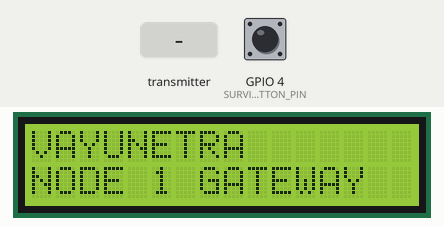
Recording of a sketch running on a simulated ESP32. Shown: 16×2 character LCD. The inputs (shaded band) are chosen by the test bench; at power-on: GPIO 4 (SURVIVOR_BUTTON_PIN) HIGH. What the sketch prints to the serial monitor is not drawn.

Above: at 1.1 s.
At 4.3 s:
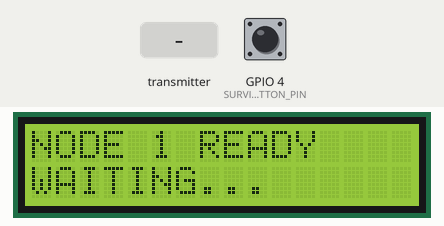
4.4 s: GPIO 4 (SURVIVOR_BUTTON_PIN) pulled LOW for 0.15 s
At 5.5 s:
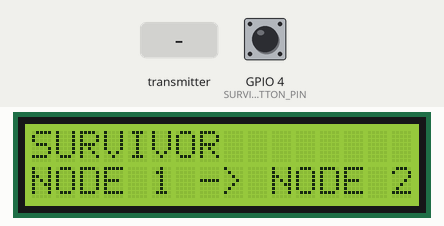
6.0 s: the transmitter starts sending source = 0
At 7.2 s:
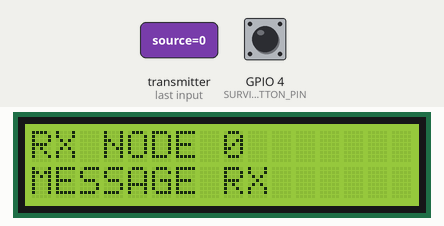
7.5 s: the transmitter starts sending source = 64
At 8.3 s:
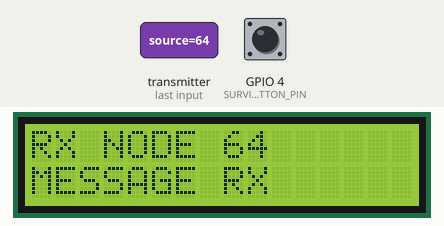
9.0 s: GPIO 4 (SURVIVOR_BUTTON_PIN) pulled LOW for 1 s
Timing chart, 0 to 12.0 s (numbered marks = the images above; inputs shaded):
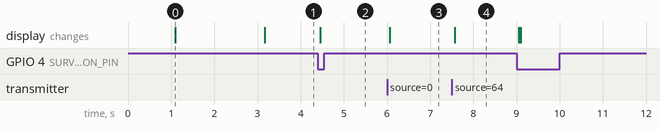

Measured:
- after the input at 4.4 s, the display: changes after 0.05 s (image 2)
- after the input at 6.0 s, the display: changes after 0.07 s (image 3)
- after the input at 7.5 s, the display: changes after 0.07 s (image 4)
- what the display in image 0 shows lasts 2.1 s, from 1.1 s to 3.2 s

The sketch:

Node1.ino.ino
```cpp
#include <WiFi.h>
#include <esp_now.h>
#include <Wire.h>
#include <LiquidCrystal_I2C.h>

// =====================================================
// VAYUNETRA NODE 1
// =====================================================

#define NODE_ID 1
#define SURVIVOR_BUTTON_PIN 4

// =====================================================
// LCD CONFIGURATION
// =====================================================

#define LCD_SDA 21
#define LCD_SCL 22

LiquidCrystal_I2C lcd(0x27, 16, 2);

// =====================================================
// VERIFIED MAC ADDRESSES
// =====================================================

uint8_t NODE1_MAC[] = {
  0xEC, 0x64, 0xC9, 0x6D, 0x7B, 0x00
};

uint8_t NODE2_MAC[] = {
  0xC0, 0xCD, 0xD6, 0x85, 0x3B, 0x78
};

uint8_t NODE3_MAC[] = {
  0xC0, 0xCD, 0xD6, 0x85, 0x5E, 0xB8
};

// =====================================================
// MESSAGE TYPES
// =====================================================

enum MessageType {
  MSG_SURVIVOR = 4,
  MSG_EVENT_ACK = 5
};

// =====================================================
// VAYUNETRA PACKET
// =====================================================

struct VayuPacket {

  uint8_t source;
  uint8_t destination;
  uint8_t messageType;

  uint16_t sequence;

  uint32_t timestamp;

  uint16_t eventID;

  uint8_t ttl;

  char payload[48];
};

// =====================================================
// GLOBAL VARIABLES
// =====================================================

uint16_t sequenceNumber = 1;
uint16_t eventCounter = 1;

bool lastButtonState = HIGH;

unsigned long lastButtonTime = 0;

// =====================================================
// RECEIVE BUFFER
// =====================================================

volatile bool packetWaiting = false;

VayuPacket receivedPacket;

// =====================================================
// LCD FUNCTIONS
// =====================================================

void showLCD(String line1, String line2) {

  lcd.clear();

  lcd.setCursor(0, 0);
  lcd.print(line1.substring(0, 16));

  lcd.setCursor(0, 1);
  lcd.print(line2.substring(0, 16));
}


// =====================================================
// DISPLAY RECEIVED PACKET
// =====================================================

void displayReceivedPacket(VayuPacket packet) {

  if (packet.messageType == MSG_SURVIVOR) {

    String line1 = "RX NODE ";
    line1 += String(packet.source);

    showLCD(
      line1,
      "SURVIVOR"
    );

  }

  else if (packet.messageType == MSG_EVENT_ACK) {

    String line1 = "ACK NODE ";
    line1 += String(packet.source);

    showLCD(
      line1,
      "EVENT CONFIRMED"
    );

  }

  else {

    String line1 = "RX NODE ";
    line1 += String(packet.source);

    showLCD(
      line1,
      "MESSAGE RX"
    );
  }
}


// =====================================================
// GET NODE MAC
// =====================================================

uint8_t* getNodeMAC(uint8_t node) {

  if (node == 1)
    return NODE1_MAC;

  if (node == 2)
    return NODE2_MAC;

  if (node == 3)
    return NODE3_MAC;

  return nullptr;
}


// =====================================================
// ADD PEER
// =====================================================

void addPeer(uint8_t node) {

  if (node == NODE_ID)
    return;

  uint8_t* mac = getNodeMAC(node);

  if (mac == nullptr)
    return;

  if (esp_now_is_peer_exist(mac))
    return;

  esp_now_peer_info_t peerInfo = {};

  memcpy(
    peerInfo.peer_addr,
    mac,
    6
  );

  peerInfo.channel = 0;
  peerInfo.encrypt = false;

  esp_err_t result =
    esp_now_add_peer(&peerInfo);

  Serial.print("Adding Node ");
  Serial.print(node);
  Serial.print(": ");

  if (result == ESP_OK)
    Serial.println("SUCCESS");
  else
    Serial.println("FAILED");
}


// =====================================================
// SEND PACKET
// =====================================================

bool sendPacket(VayuPacket &packet) {

  uint8_t* mac =
    getNodeMAC(packet.destination);

  if (mac == nullptr)
    return false;

  esp_err_t result =
    esp_now_send(
      mac,
      (uint8_t*)&packet,
      sizeof(packet)
    );

  return result == ESP_OK;
}


// =====================================================
// SEND CALLBACK
// =====================================================

void OnDataSent(
  const wifi_tx_info_t *info,
  esp_now_send_status_t status
) {

  if (status == ESP_NOW_SEND_SUCCESS)
    Serial.println("[TX] DELIVERY SUCCESS");
  else
    Serial.println("[TX] DELIVERY FAILED");
}


// =====================================================
// RECEIVE CALLBACK
// =====================================================

void OnDataRecv(
  const esp_now_recv_info_t *recv_info,
  const uint8_t *data,
  int len
) {

  if (len != sizeof(VayuPacket))
    return;

  if (packetWaiting)
    return;

  memcpy(
    &receivedPacket,
    data,
    sizeof(VayuPacket)
  );

  packetWaiting = true;
}


// =====================================================
// CREATE SURVIVOR EVENT
// =====================================================

void createSurvivorEvent() {

  VayuPacket event = {};

  event.source = NODE_ID;

  // Node 1 sends to Node 2
  event.destination = 2;

  event.messageType = MSG_SURVIVOR;

  event.sequence = sequenceNumber++;

  event.timestamp = millis();

  // Unique event ID
  event.eventID =
    (NODE_ID << 12) |
    (eventCounter & 0x0FFF);

  eventCounter++;

  event.ttl = 3;

  strcpy(
    event.payload,
    "SURVIVOR_DETECTED"
  );

  Serial.println();
  Serial.println();
  Serial.println("########################################");
  Serial.println("       SURVIVOR EVENT CREATED");
  Serial.println("########################################");

  Serial.print("Origin Node : ");
  Serial.println(NODE_ID);

  Serial.print("Event ID    : ");
  Serial.println(event.eventID);

  Serial.println("Detection   : PHYSICAL BUTTON");

  // Node 1 sends to Node 2
  if (sendPacket(event)) {

    Serial.println(
      "[EVENT] SURVIVOR_DETECTED sent to Node 2"
    );

    showLCD(
      "SURVIVOR",
      "NODE 1 -> NODE 2"
    );
  }

  else {

    Serial.println(
      "[EVENT] FAILED TO SEND"
    );

    showLCD(
      "EVENT SEND",
      "FAILED"
    );
  }

  Serial.println("########################################");
}


// =====================================================
// PROCESS RECEIVED PACKET
// =====================================================

void processReceivedPacket(VayuPacket packet) {

  Serial.println();
  Serial.println("========================================");
  Serial.println("       VAYUNETRA PACKET RECEIVED");
  Serial.println("========================================");

  Serial.print("Source      : ");
  Serial.println(packet.source);

  Serial.print("Destination : ");
  Serial.println(packet.destination);

  Serial.print("Type        : ");

  if (packet.messageType == MSG_SURVIVOR)
    Serial.println("SURVIVOR_DETECTED");

  else if (packet.messageType == MSG_EVENT_ACK)
    Serial.println("EVENT_ACK");

  else
    Serial.println("UNKNOWN");

  Serial.print("Sequence    : ");
  Serial.println(packet.sequence);

  Serial.print("Event ID    : ");
  Serial.println(packet.eventID);

  Serial.print("TTL         : ");
  Serial.println(packet.ttl);

  Serial.print("Payload     : ");
  Serial.println(packet.payload);

  Serial.println("========================================");


  // ===================================================
  // DISPLAY MESSAGE ON LCD
  // ===================================================

  displayReceivedPacket(packet);


  // ===================================================
  // SURVIVOR EVENT RECEIVED
  // ===================================================

  if (packet.messageType == MSG_SURVIVOR) {

    Serial.println();
    Serial.println("***************************************");
    Serial.println("       SURVIVOR DETECTED!");
    Serial.println("***************************************");

    Serial.print("Event ID    : ");
    Serial.println(packet.eventID);

    Serial.print("Origin Node : ");
    Serial.println(packet.source);

    Serial.println("Status      : EVENT CONFIRMED");


    // -------------------------------------------------
    // SEND ACK BACK TO ORIGIN
    // -------------------------------------------------

    VayuPacket ack = {};

    ack.source = NODE_ID;

    ack.destination = packet.source;

    ack.messageType = MSG_EVENT_ACK;

    ack.sequence = sequenceNumber++;

    ack.timestamp = millis();

    ack.eventID = packet.eventID;

    ack.ttl = 3;

    strcpy(
      ack.payload,
      "EVENT_RECEIVED"
    );

    if (sendPacket(ack)) {

      Serial.println(
        "[ACK] EVENT_ACK sent to origin"
      );
    }

    Serial.println("***************************************");
  }


  // ===================================================
  // EVENT ACK RECEIVED
  // ===================================================

  if (packet.messageType == MSG_EVENT_ACK) {

    Serial.println();
    Serial.println("+++++++++++++++++++++++++++++++++++++++");
    Serial.println("       SURVIVOR EVENT ACKNOWLEDGED");
    Serial.println("+++++++++++++++++++++++++++++++++++++++");

    Serial.print("Event ID        : ");
    Serial.println(packet.eventID);

    Serial.print("Acknowledged by : Node ");
    Serial.println(packet.source);

    Serial.println(
      "STATUS          : SWARM NODE CONFIRMED"
    );

    Serial.println("+++++++++++++++++++++++++++++++++++++++");
  }
}


// =====================================================
// SETUP
// =====================================================

void setup() {

  Serial.begin(115200);

  delay(1000);


  // ---------------------------------------------------
  // LCD
  // ---------------------------------------------------

  Wire.begin(
    LCD_SDA,
    LCD_SCL
  );

  lcd.init();
  lcd.backlight();

  showLCD(
    "VAYUNETRA",
    "NODE 1 GATEWAY"
  );

  delay(2000);

  showLCD(
    "ESP-NOW READY",
    "WAITING..."
  );


  // ---------------------------------------------------
  // BUTTON
  // ---------------------------------------------------

  pinMode(
    SURVIVOR_BUTTON_PIN,
    INPUT_PULLUP
  );


  Serial.println();
  Serial.println();
  Serial.println("========================================");
  Serial.println("          VAYUNETRA NODE 1");
  Serial.println("========================================");


  // ---------------------------------------------------
  // WIFI
  // ---------------------------------------------------

  WiFi.mode(WIFI_STA);

  Serial.print("Node ID: ");
  Serial.println(NODE_ID);

  Serial.print("MAC: ");
  Serial.println(WiFi.macAddress());


  // ---------------------------------------------------
  // ESP-NOW
  // ---------------------------------------------------

  if (esp_now_init() != ESP_OK) {

    Serial.println(
      "ERROR: ESP-NOW INITIALIZATION FAILED"
    );

    showLCD(
      "ESP-NOW",
      "INIT FAILED"
    );

    return;
  }


  esp_now_register_send_cb(
    OnDataSent
  );

  esp_now_register_recv_cb(
    OnDataRecv
  );


  // ---------------------------------------------------
  // ADD NODE 2
  // ---------------------------------------------------

  addPeer(2);


  // ---------------------------------------------------
  // ADD NODE 3
  // ---------------------------------------------------

  addPeer(3);


  Serial.println();
  Serial.println("========================================");
  Serial.println("NODE 1 READY");
  Serial.println("Waiting for button press...");
  Serial.println("GPIO 4 -> BUTTON -> GND");
  Serial.println("LCD I2C -> SDA/SCL");
  Serial.println("========================================");

  showLCD(
    "NODE 1 READY",
    "WAITING..."
  );
}


// =====================================================
// LOOP
// =====================================================

void loop() {

  // ---------------------------------------------------
  // PROCESS RECEIVED PACKETS
  // ---------------------------------------------------

  if (packetWaiting) {

    VayuPacket packet;

    noInterrupts();

    memcpy(
      &packet,
      &receivedPacket,
      sizeof(VayuPacket)
    );

    packetWaiting = false;

    interrupts();

    processReceivedPacket(packet);
  }


  // ---------------------------------------------------
  // BUTTON
  // ---------------------------------------------------

  bool buttonState =
    digitalRead(SURVIVOR_BUTTON_PIN);


  // Detect ONLY HIGH -> LOW transition

  if (
    buttonState == LOW &&
    lastButtonState == HIGH &&
    millis() - lastButtonTime > 500
  ) {

    lastButtonTime = millis();

    createSurvivorEvent();
  }


  lastButtonState = buttonState;

  delay(10);
}
```
